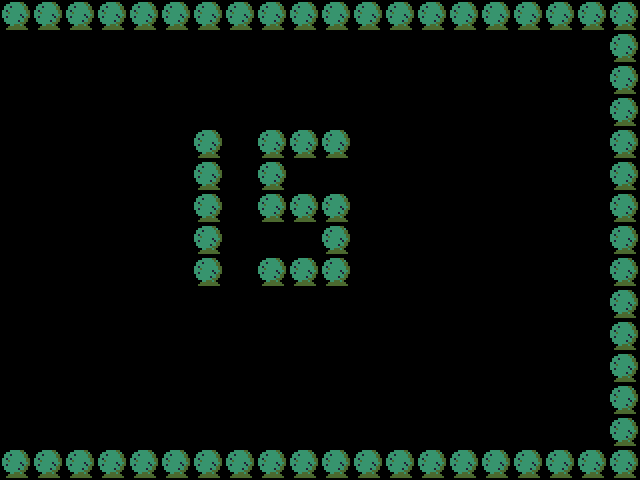

The image is a tile-based game level rendered from a .tmx file. Its description and complete source (layers, tilesets, objects, tile grids) follow:
An orthogonal 20x15 tile map with 32x32 px tiles, 1 tile layer (object).

<map version="1.0" orientation="orthogonal" renderorder="right-down" width="20" height="15" tilewidth="32" tileheight="32" nextobjectid="1">
 <tileset firstgid="1" name="tileset" tilewidth="32" tileheight="32" tilecount="64" columns="8">
  <image source="tileset.png" width="256" height="256" />
 </tileset>
 <layer name="object" width="20" height="15">
  <data encoding="csv">
3,3,3,3,3,3,3,3,3,3,3,3,3,3,3,3,3,3,3,3,
0,0,0,0,0,0,0,0,0,0,0,0,0,0,0,0,0,0,0,3,
0,0,0,0,0,0,0,0,0,0,0,0,0,0,0,0,0,0,0,3,
0,0,0,0,0,0,0,0,0,0,0,0,0,0,0,0,0,0,0,3,
0,0,0,0,0,0,3,0,3,3,3,0,0,0,0,0,0,0,0,3,
0,0,0,0,0,0,3,0,3,0,0,0,0,0,0,0,0,0,0,3,
0,0,0,0,0,0,3,0,3,3,3,0,0,0,0,0,0,0,0,3,
0,0,0,0,0,0,3,0,0,0,3,0,0,0,0,0,0,0,0,3,
0,0,0,0,0,0,3,0,3,3,3,0,0,0,0,0,0,0,0,3,
0,0,0,0,0,0,0,0,0,0,0,0,0,0,0,0,0,0,0,3,
0,0,0,0,0,0,0,0,0,0,0,0,0,0,0,0,0,0,0,3,
0,0,0,0,0,0,0,0,0,0,0,0,0,0,0,0,0,0,0,3,
0,0,0,0,0,0,0,0,0,0,0,0,0,0,0,0,0,0,0,3,
0,0,0,0,0,0,0,0,0,0,0,0,0,0,0,0,0,0,0,3,
3,3,3,3,3,3,3,3,3,3,3,3,3,3,3,3,3,3,3,3
</data>
 </layer>
</map>
